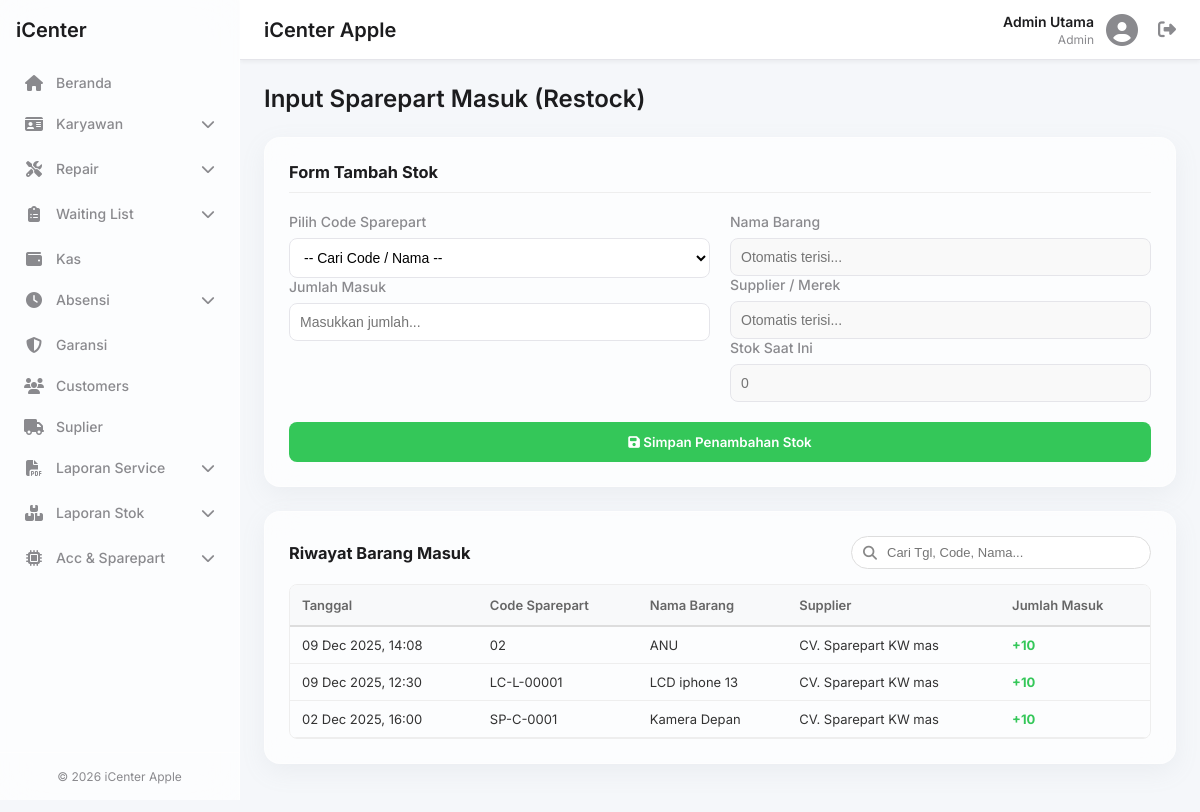
/sparepart_masuk.php (signed in), run on an earlier commit of the app's database.
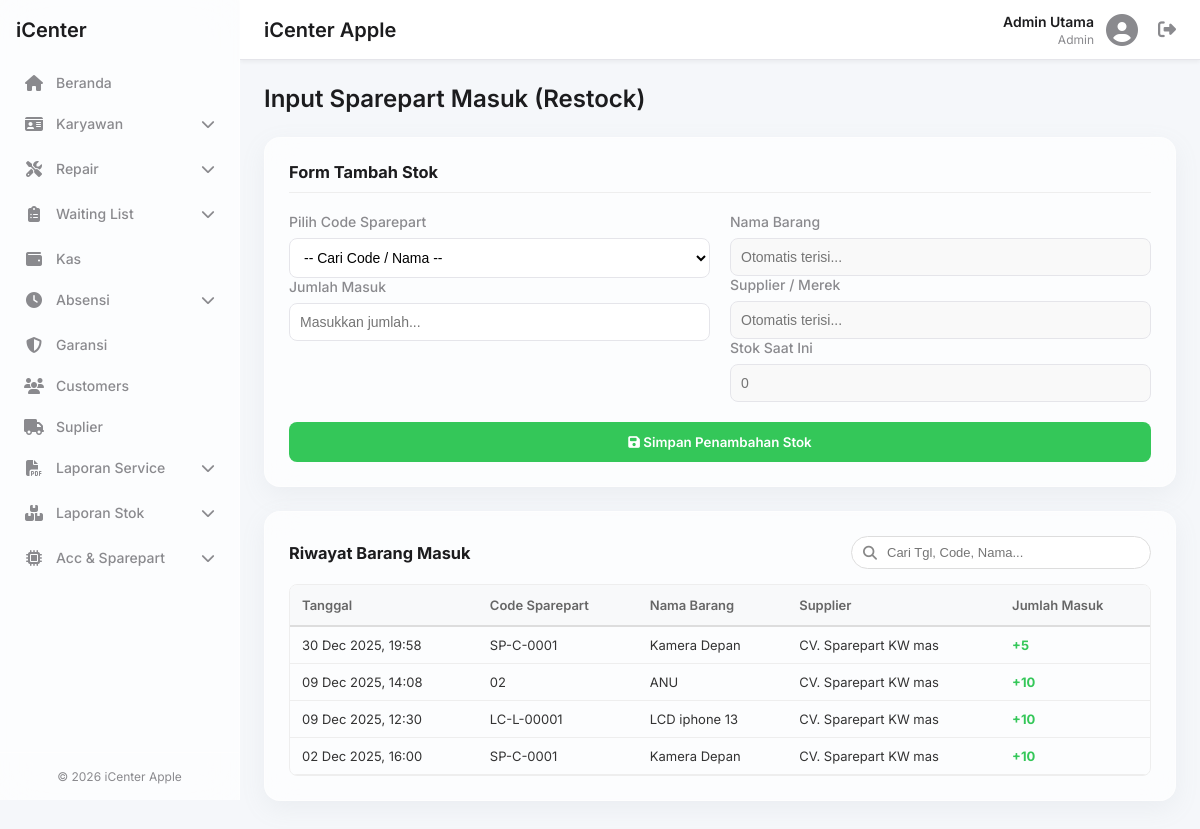
And on a later commit of the database.
### tables this page shows
CREATE TABLE `sparepart_masuk` (
  `id` int(11) NOT NULL,
  `tanggal_masuk` datetime DEFAULT current_timestamp(),
  `code_sparepart` varchar(50) NOT NULL,
  `nama_sparepart` varchar(100) DEFAULT NULL,
  `satuan` varchar(20) DEFAULT NULL,
  `jumlah` int(11) NOT NULL
);

CREATE TABLE `master_sparepart` (
  `id` int(11) NOT NULL,
  `code_sparepart` varchar(50) NOT NULL,
  `nama` varchar(100) NOT NULL,
  `model` varchar(100) DEFAULT NULL,
  `kategori` varchar(100) DEFAULT NULL,
  `satuan` varchar(20) DEFAULT 'pcs',
  `harga_beli` decimal(12,2) DEFAULT 0.00,
  `harga_jual` decimal(12,2) DEFAULT 0.00,
  `supplier_merek` varchar(100) DEFAULT NULL,
  `stok_tersedia` int(11) DEFAULT 0,
  `stok_minimum` int(11) DEFAULT 0,
  `created_at` timestamp NULL DEFAULT current_timestamp()
);

### sparepart_masuk.php (the view, shortened to what this page needs)
<?php
require_once 'includes/header.php';
$is_owner = (get_user_role() === 'owner');
$history = [];
$sql_hist = "SELECT sm.id, sm.tanggal_masuk, sm.code_sparepart, sm.jumlah, ms.nama, ms.supplier_merek
             FROM sparepart_masuk sm
             JOIN master_sparepart ms ON sm.code_sparepart = ms.code_sparepart
             ORDER BY sm.tanggal_masuk DESC";
$res_hist = $conn->query($sql_hist);
if ($res_hist) {
    while ($row = $res_hist->fetch_assoc()) {
        $history[] = $row;
    }
}
?>
<h1 class="page-title">Input Sparepart Masuk (Restock)</h1>
<div class="glass-effect form-container">
    <h3 style="margin-bottom: 20px; border-bottom: 1px solid #eee; padding-bottom: 10px;">Form Tambah Stok</h3>
    <form method="POST" action="">
        <div class="form-grid-2">
            <div>
                <div class="form-group">
                    <label>Pilih Code Sparepart</label>
                    <select id="select_sparepart" name="code_sparepart" class="form-control" required>
                        <option value="">-- Cari Code / Nama --</option>
                    </select>
                </div>
                <div class="form-group">
                    <label>Jumlah Masuk</label>
                    <input type="number" name="jumlah" class="form-control" min="1" placeholder="Masukkan jumlah..." required>
                </div>
            </div>
            <div>
                <div class="form-group">
                    <label>Nama Barang</label>
                    <input type="text" id="info_nama" class="form-control" readonly placeholder="Otomatis terisi...">
                </div>
                <div class="form-group">
                    <label>Supplier / Merek</label>
                    <input type="text" id="info_supplier" class="form-control" readonly placeholder="Otomatis terisi...">
                </div>
                <div class="form-group">
                    <label>Stok Saat Ini</label>
                    <input type="text" id="info_stok_awal" class="form-control" readonly placeholder="0">
                </div>
            </div>
        </div>
        <button type="submit" name="simpan_stok" class="btn-submit"><i class="fas fa-save"></i> Simpan Penambahan Stok</button>
    </form>
</div>
<div class="glass-effect form-container">
    <form method="POST" id="deleteForm" onsubmit="return confirm('Yakin ingin menghapus histori terpilih? Stok akan dikurangi kembali sesuai data yang dihapus.');">
        <div class="table-header-row">
            <div style="display:flex; align-items:center;">
                <h3 style="margin:0; margin-right: 20px;">Riwayat Barang Masuk</h3>
            </div>
            <div class="search-box">
                <i class="fas fa-search"></i>
                <input type="text" id="historySearch" placeholder="Cari Tgl, Code, Nama..." onkeyup="filterHistory()">
            </div>
        </div>
        <div class="table-scroll-wrapper">
            <table class="data-table" id="historyTable">
                <thead>
                    <tr>
                        <th>Tanggal</th>
                        <th>Code Sparepart</th>
                        <th>Nama Barang</th>
                        <th>Supplier</th>
                        <th>Jumlah Masuk</th>
                    </tr>
                </thead>
                <tbody>
                    <?php if (empty($history)): ?>
                        <tr><td colspan="<?php echo $is_owner ? '6' : '5'; ?>" align="center">Belum ada data barang masuk.</td></tr>
                    <?php else: ?>
                        <?php foreach ($history as $h): ?>
                        <tr>
                            <td><?php echo date('d M Y, H:i', strtotime($h['tanggal_masuk'])); ?></td>
                            <td class="searchable"><?php echo htmlspecialchars($h['code_sparepart']); ?></td>
                            <td class="searchable"><?php echo htmlspecialchars($h['nama']); ?></td>
                            <td class="searchable"><?php echo htmlspecialchars($h['supplier_merek']); ?></td>
                            <td style="color: var(--accent-success); font-weight: bold;">+<?php echo $h['jumlah']; ?></td>
                        </tr>
                        <?php endforeach; ?>
                    <?php endif; ?>
                </tbody>
            </table>
        </div>
    </form>
</div>
<?php require_once 'includes/footer.php'; ?>

What changed in the data, as far as the page shows it:
added sparepart_masuk: tanggal_masuk "30 Dec 2025, 19:58", code_sparepart "SP-C-0001", master_sparepart.nama "Kamera Depan", master_sparepart.supplier_merek "CV. Sparepart KW mas", jumlah "5"
